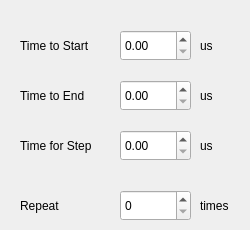
    <widget class="QWidget" name="tab_3">
     <attribute name="title">
      <string>Rabi Scan</string>
     </attribute>
     <widget class="QLabel" name="label_18">
      <property name="geometry">
       <rect>
        <x>200</x>
        <y>190</y>
        <width>41</width>
        <height>31</height>
       </rect>
      </property>
      <property name="font">
       <font>
        <family>Arial</family>
        <pointsize>9</pointsize>
        <weight>50</weight>
        <bold>false</bold>
        <strikeout>false</strikeout>
       </font>
      </property>
      <property name="text">
       <string>times</string>
      </property>
     </widget>
     <widget class="QLabel" name="label_5">
      <property name="geometry">
       <rect>
        <x>200</x>
        <y>35</y>
        <width>31</width>
        <height>21</height>
       </rect>
      </property>
      <property name="font">
       <font>
        <family>Arial</family>
        <pointsize>9</pointsize>
        <weight>50</weight>
        <bold>false</bold>
        <strikeout>false</strikeout>
       </font>
      </property>
      <property name="text">
       <string>us</string>
      </property>
     </widget>
     <widget class="QDoubleSpinBox" name="doubleSpinBox_rabistep">
      <property name="geometry">
       <rect>
        <x>120</x>
        <y>130</y>
        <width>71</width>
        <height>31</height>
       </rect>
      </property>
      <property name="font">
       <font>
        <family>Arial</family>
        <pointsize>9</pointsize>
        <weight>50</weight>
        <bold>false</bold>
        <strikeout>false</strikeout>
       </font>
      </property>
      <property name="layoutDirection">
       <enum>Qt::LeftToRight</enum>
      </property>
      <property name="alignment">
       <set>Qt::AlignLeading|Qt::AlignLeft|Qt::AlignVCenter</set>
      </property>
      <property name="maximum">
       <double>999999.989999999990687</double>
      </property>
     </widget>
     <widget class="QLabel" name="label_9">
      <property name="geometry">
       <rect>
        <x>20</x>
        <y>190</y>
        <width>91</width>
        <height>31</height>
       </rect>
      </property>
      <property name="font">
       <font>
        <family>Arial</family>
        <pointsize>9</pointsize>
        <weight>50</weight>
        <bold>false</bold>
        <strikeout>false</strikeout>
       </font>
      </property>
      <property name="text">
       <string>Repeat</string>
      </property>
     </widget>
     <widget class="QDoubleSpinBox" name="doubleSpinBox_rabistart">
      <property name="geometry">
       <rect>
        <x>120</x>
        <y>30</y>
        <width>71</width>
        <height>31</height>
       </rect>
      </property>
      <property name="font">
       <font>
        <family>Arial</family>
        <pointsize>9</pointsize>
        <weight>50</weight>
        <bold>false</bold>
        <strikeout>false</strikeout>
       </font>
      </property>
      <property name="layoutDirection">
       <enum>Qt::LeftToRight</enum>
      </property>
      <property name="alignment">
       <set>Qt::AlignLeading|Qt::AlignLeft|Qt::AlignVCenter</set>
      </property>
      <property name="maximum">
       <double>999999.989999999990687</double>
      </property>
     </widget>
     <widget class="QLabel" name="label_7">
      <property name="geometry">
       <rect>
        <x>200</x>
        <y>136</y>
        <width>31</width>
        <height>20</height>
       </rect>
      </property>
      <property name="font">
       <font>
        <family>Arial</family>
        <pointsize>9</pointsize>
        <weight>50</weight>
        <bold>false</bold>
        <strikeout>false</strikeout>
       </font>
      </property>
      <property name="text">
       <string>us</string>
      </property>
     </widget>
     <widget class="QLabel" name="label_4">
      <property name="geometry">
       <rect>
        <x>20</x>
        <y>130</y>
        <width>91</width>
        <height>31</height>
       </rect>
      </property>
      <property name="font">
       <font>
        <family>Arial</family>
        <pointsize>9</pointsize>
        <weight>50</weight>
        <bold>false</bold>
        <strikeout>false</strikeout>
       </font>
      </property>
      <property name="text">
       <string>Time for Step</string>
      </property>
     </widget>
     <widget class="QLabel" name="label_6">
      <property name="geometry">
       <rect>
        <x>200</x>
        <y>86</y>
        <width>31</width>
        <height>20</height>
       </rect>
      </property>
      <property name="font">
       <font>
        <family>Arial</family>
        <pointsize>9</pointsize>
        <weight>50</weight>
        <bold>false</bold>
        <strikeout>false</strikeout>
       </font>
      </property>
      <property name="text">
       <string>us</string>
      </property>
     </widget>
     <widget class="QDoubleSpinBox" name="doubleSpinBox_rabiend">
      <property name="geometry">
       <rect>
        <x>120</x>
        <y>80</y>
        <width>71</width>
        <height>31</height>
       </rect>
      </property>
      <property name="font">
       <font>
        <family>Arial</family>
        <pointsize>9</pointsize>
        <weight>50</weight>
        <bold>false</bold>
        <strikeout>false</strikeout>
       </font>
      </property>
      <property name="layoutDirection">
       <enum>Qt::LeftToRight</enum>
      </property>
      <property name="alignment">
       <set>Qt::AlignLeading|Qt::AlignLeft|Qt::AlignVCenter</set>
      </property>
      <property name="maximum">
       <double>999999.989999999990687</double>
      </property>
     </widget>
     <widget class="QSpinBox" name="spinBox_rabirepeat">
      <property name="geometry">
       <rect>
        <x>120</x>
        <y>190</y>
        <width>71</width>
        <height>31</height>
       </rect>
      </property>
      <property name="font">
       <font>
        <family>Arial</family>
        <pointsize>9</pointsize>
        <weight>50</weight>
        <bold>false</bold>
        <strikeout>false</strikeout>
       </font>
      </property>
     </widget>
     <widget class="QLabel" name="label_2">
      <property name="geometry">
       <rect>
        <x>20</x>
        <y>35</y>
        <width>91</width>
        <height>21</height>
       </rect>
      </property>
      <property name="font">
       <font>
        <family>Arial</family>
        <pointsize>9</pointsize>
        <weight>50</weight>
        <bold>false</bold>
        <strikeout>false</strikeout>
       </font>
      </property>
      <property name="text">
       <string>Time to Start</string>
      </property>
     </widget>
     <widget class="QLabel" name="label_3">
      <property name="geometry">
       <rect>
        <x>20</x>
        <y>80</y>
        <width>91</width>
        <height>31</height>
       </rect>
      </property>
      <property name="font">
       <font>
        <family>Arial</family>
        <pointsize>9</pointsize>
        <weight>50</weight>
        <bold>false</bold>
        <strikeout>false</strikeout>
       </font>
      </property>
      <property name="text">
       <string>Time to End</string>
      </property>
     </widget>
    </widget>
